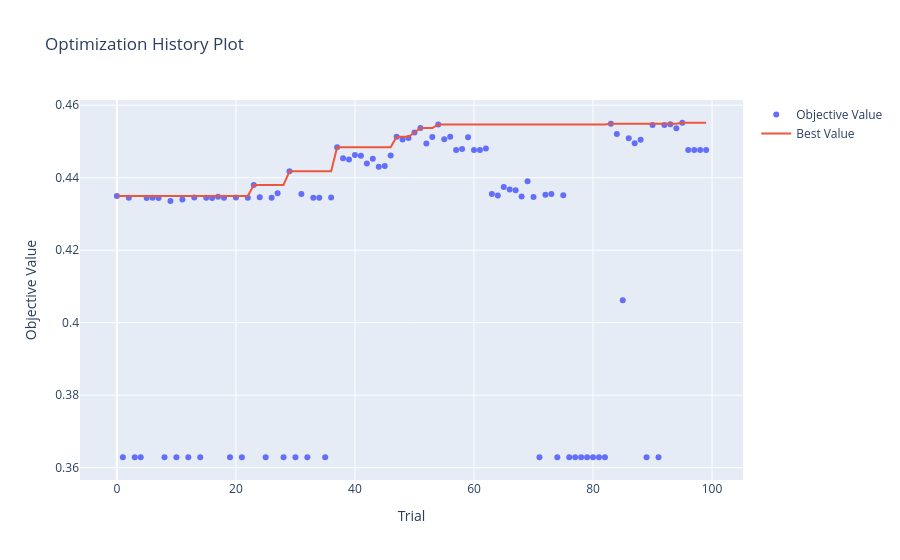

The code cell stored with this chart in its notebook:
### Markdown cell above
Train and optimize the model:

### Code cell
(optimized_EN, 
train_metrics_mean_EN,
train_metrics_std_EN, 
val_metrics_mean_EN, 
val_metrics_std_EN, 
test_metrics_EN,
tpr_EN, fpr_EN,
precs_EN, recs_EN) = optimize_model_optuna_search(pipe_EN, params_EN, 
                                                X_train, y_train, X_test, y_test, 
                                                cv=my_cv, 
                                                seed=seed)
